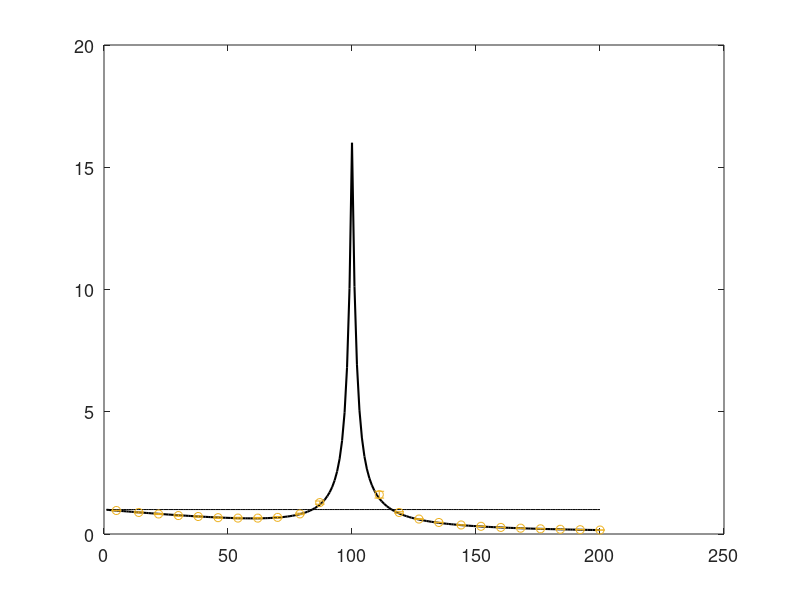

MATLAB code to generate this figure: (Note: this script raises an error after producing the figure.)
d=100;

n_list = unique(ceil(linspace(5,2*d,25)'));
n_list = n_list(abs(n_list-d)>5);
n_max = max(n_list);
n_min = min(n_list);
n_list_big = (1:n_max)';
n_num = length(n_list);
T =50;
%R=5;

% B = randn(d,d);
% [U,~,V] = svd(B,'econ');
%Sgm = eye(d); %Sgm(1,1) = 0.0001; %diag(logspace(-5,0,d));%diag((1:d).^(-2)); %
%B = sqrt(Sgm);
%lbds = eig(Sgm);
%w = [1;zeros(d-1,1)];
%w_squared = norm(w)^2;

rng(2);

num_opts = 3;
show = [true,true,true];
show_norm = true;
plot_type = 'mse';
show_experiments = true;
show_iid = false;
sg = .4;
w_norm = 1;
logkappas = [0,2,5];
mse_mean = zeros(n_num,num_opts);
bias_mean = zeros(n_num,num_opts);
shrinkage_mean = zeros(n_num,num_opts);
mse_error = zeros(n_num,num_opts);
bias_error = zeros(n_num,num_opts);
shrinkage_error = zeros(n_num,num_opts);
mse_count = 1;
theory = zeros(length(n_list_big),num_opts);
theory2 = zeros(length(n_list_big),num_opts);
bias_theory = zeros(length(n_list_big),num_opts);
shrinkage_theory = zeros(length(n_list_big),num_opts);
lambda_theory = zeros(length(n_list_big),num_opts);
for i=1:length(n_list_big)
    n = n_list_big(i);
    for opt=1:num_opts
        Sgm = diag(logspace(0,-logkappas(opt),d));
        Sgm = Sgm * trace(inv(Sgm)) / d;
        lbds = eig(Sgm);
        B = sqrt(Sgm);
        w = w_norm(1)*ones(d,1)/sqrt(d);
        if d <= n
            theory(i,opt) = sg^2*sum(1./lbds);
            bias_theory(i,opt) = 0;
            shrinkage_theory(i,opt) = w_norm;
            lambda_theory(i,opt) = 0;
            if d < n-1
                theory2(i,opt) = sg^2*sum(1./lbds)/(n-d-1); 
            else
                theory2(i,opt) = theory2(i-1,opt);
            end
            if d < n, theory(i,opt) = theory(i,opt) * (1-exp(d-n))/(n-d); end
        else
            lbd = 1e10;
            while sum(lbds./(lbds+lbd)) < n, lbd = lbd/1.1; end
            while sum(lbds./(lbds+lbd)) > n, lbd = lbd*1.001; end
            while sum(lbds./(lbds+lbd)) < n, lbd = lbd/1.00001; end
            gamma = det((Sgm+lbd*eye(d))\Sgm);
            theory(i,opt) = sg^2*sum(1./(lbds+lbd))*(1-gamma)/(d-n) +...
                    (d-n)*w'*inv(Sgm+lbd*eye(d))*w / sum(1./(lbds+lbd));
            bias_theory(i,opt) = norm(w - inv(Sgm+lbd*eye(d))*Sgm*w);
            shrinkage_theory(i,opt) = norm(inv(Sgm+lbd*eye(d))*Sgm*w);
            lambda_theory(i,opt) = lbd;
            if n < d-1
                theory2(i,opt) = sg^2*n/(d-n-1) + norm(w)^2*(d-n)/d;
            else
                theory2(i,opt) = theory2(i-1,opt);
            end
        end
        if sum(n_list == n) > 0
            n
            mse_list = zeros(T,1);
            bias_list = zeros(T,d);
            shrinkage_list = zeros(T,d);
%             mse_mean_list = zeros(R,1);
%             bias_mean_list = zeros(R,1);
%             shrinkage_mean_list = zeros(R,1);
%             for r=1:R
            for t=1:T
                X = randn(n,d)*B;
                Xinv = pinv(X);
                P = Xinv*X;
                Xinv_sq = Xinv'*Xinv;
                mse_list(t) = sg^2*trace(Xinv_sq) + norm(w)^2 - w'*P*w;
                shrinkage_list(t,:) = P*w;
                bias_list(t,:) = w-P*w;
            end
%             mse_mean_list(r) = mean(mse_list);
%             bias_mean_list(r) = norm(mean(bias_list));
%             shrinkage_mean_list(r) = norm(mean(shrinkage_list));
            %btstrp = randsample(T,T,true); 
            
            mse_mean(mse_count,opt) = mean(mse_list);
            mse_error(mse_count,opt) = 3*std(mse_list)/sqrt(T); %2*abs(mean(mse_list) - mean(mse_list(btstrp)));
            bias_mean(mse_count,opt) = norm(mean(bias_list));
            bias_error(mse_count,opt) = 3*mean(std(bias_list))/sqrt(T);  %norm(mean(bias_list) - mean(bias_list(btstrp)));
            shrinkage_mean(mse_count,opt) = norm(mean(shrinkage_list));
            shrinkage_error(mse_count,opt) = 3*mean(std(shrinkage_list))/sqrt(T); 
            %norm(mean(shrinkage_list) - mean(shrinkage_list(btstrp)));
            if opt == num_opts, mse_count = mse_count + 1; end
        end    
    end
end

set(0,'DefaultAxesFontSize', 13);
set(0,'DefaultTextFontSize', 13);
figure('Color','white','Position', [1000, 1000, 400, 300])
width_list = [1.5,1,1,1.5];
type_list = {'-','--','-.',':'};
marker_list = {'o','d','s','.'};
colors = [0,0,0; 1,0,0; 0,0.5,0; 0,0,1]; %[1:5]'*[.2, .1, 0];
if strcmp(plot_type,'bias')
    offset = 0;
    ph_list = zeros(num_opts+offset,1);
    legend_list = cell(num_opts+offset,1);

    for opt=num_opts:-1:1
        if show(opt)
            ph_list(opt+offset) = plot(n_list_big,bias_theory(:,opt),type_list{opt},...
                'LineWidth',width_list(opt),'Color',colors(opt,:));
            if opt==1
                legend_list{opt+offset} = 'isotropic';
            else
                legend_list{opt+offset} = sprintf('\\kappa = 1e%d',logkappas(opt));
            end
            hold on
            if show_experiments
                n_filter = true(n_num,1);
                if opt>1, n_filter = n_list < d; end
                errorbar(n_list(n_filter),bias_mean(n_filter,opt),bias_error(n_filter,opt),'.',...
                    'MarkerSize',10,'CapSize',2,'Color',colors(opt,:));
            end
        end
    end
    ylabel('Bias ||E[X^+y] - w||');
    ylim([0,1]);
    xlim([1,n_max]);
elseif strcmp(plot_type,'shrinkage')
    ph_list = [];
    legend_list = {};
    for opt=1:num_opts
        if show(opt)
            ph_list(end+1) = plot(n_list_big,shrinkage_theory(:,opt),type_list{opt},...
                'LineWidth',width_list(opt),'Color',colors(opt,:));
            if opt==1
                legend_list{end+1} = 'isotropic theory';
            else
                legend_list{end+1} = sprintf('\\kappa = 1e%d theory',logkappas(opt));
            end
            hold on
            if show_experiments
                n_filter = true(n_num,1);
                %if opt>1, n_filter = n_list < d; end
                ph_list(end+1) = errorbar(n_list(n_filter),shrinkage_mean(n_filter,opt),...
                    shrinkage_error(n_filter,opt),marker_list{opt},...
                    'MarkerSize',5,'CapSize',2,'Color',colors(opt,:));
                if opt==1
                    legend_list{end+1} = 'isotropic empirical';
                else
                    legend_list{end+1} = sprintf('\\kappa = 1e%d empirical',logkappas(opt));
                end                
            end
        end
    end
    ylabel('Norm ||E[X^+y]||');
    ylim([0,1]);
    xlim([1,n_max]);    
elseif strcmp(plot_type,'lambda')
    offset = 0;
    ph_list = zeros(num_opts+offset,1);
    legend_list = cell(num_opts+offset,1);
    for opt=num_opts:-1:1
        if show(opt)
            ph_list(opt+offset) = semilogy(n_list_big,lambda_theory(:,opt),type_list{opt},...
                'LineWidth',width_list(opt),'Color',colors(opt,:));
            hold on
            if opt==1
                legend_list{opt+offset} = 'isotropic';
            else
                legend_list{opt+offset} = sprintf('\\kappa = 1e%d',logkappas(opt));
            end
        end
    end
    ylabel('Implicit regularizer \lambda_n');
else    
    offset = 1;
    ph_list = []; %zeros(num_opts+offset,1);
    legend_list = {}; %cell(num_opts+offset,1);
    if show_norm
        plot(n_list_big,w_norm^2*ones(length(n_list_big),1),'-','LineWidth',.5,'Color','k');
        %legend_list{1} = '||w||^2';
        hold on
    end
    if show_iid
        ph_list(end+1) = plot(n_list_big,theory2(:,1),':','LineWidth',2,'Color','k');
        legend_list{end+1} = 'isotropic i.i.d.';
        hold on
    end
    for opt=1:num_opts
        if show(opt)
            ph_list(end+1) = plot(n_list_big,theory(:,opt),type_list{opt},'LineWidth',width_list(opt),'Color',colors(opt,:));
            if opt==1
                legend_list{end+1} = 'isotropic theory';
            else
                legend_list{end+1} = sprintf('\\kappa = 1e%d theory',logkappas(opt));
            end
            hold on
            if show_experiments            
                n_filter = true(n_num,1);
                %if opt>1, n_filter = n_list < d; end
                ph_list(end+1) =errorbar(n_list(n_filter),mse_mean(n_filter,opt),mse_error(n_filter,opt),marker_list{opt},...
                    'MarkerSize',5,'CapSize',2,'Color',colors(opt,:));
                if opt==1
                    legend_list{end+1} = 'isotropic empirical';
                else
                    legend_list{end+1} = sprintf('\\kappa = 1e%d empirical',logkappas(opt));
                end                
            end
        end
    end
    ylabel('MSE');
    %ph_list = ph_list([true,show]);
    %legend_list = legend_list{[true,show]};
    y_min = min(min(theory));
    ylim([0.9*y_min,12*y_min]);
end
xlabel('n');

legend(ph_list,legend_list,'Location','best');
hold off